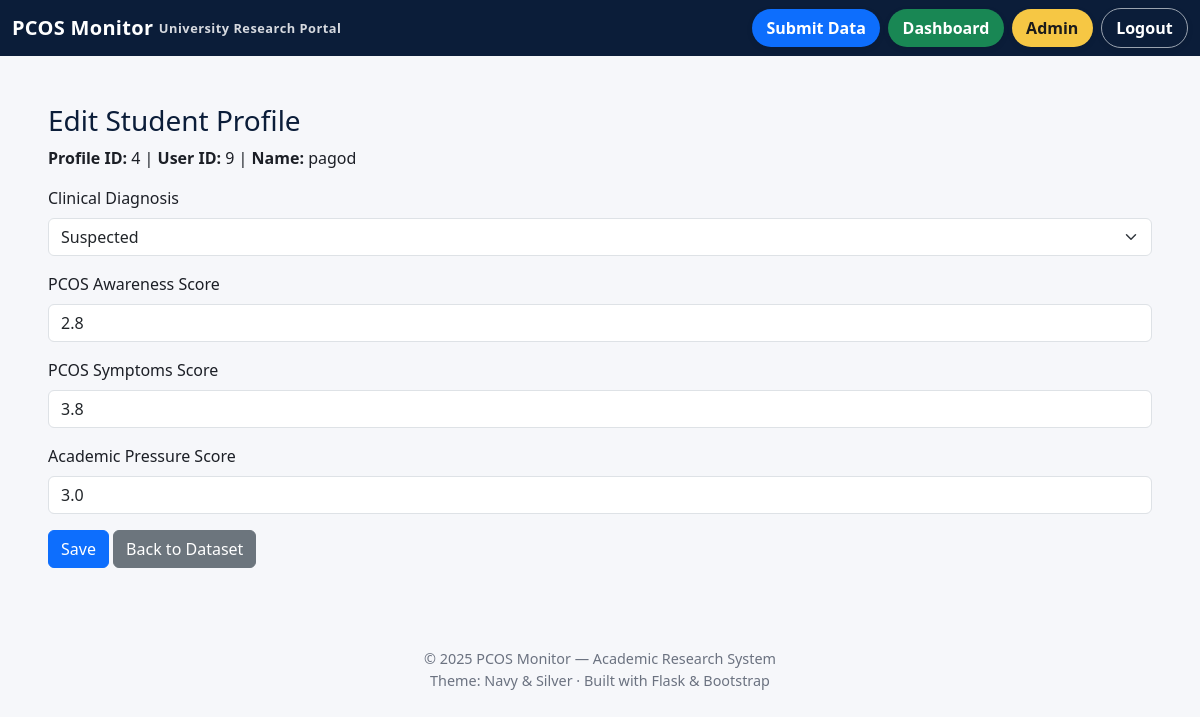
Screenshot of /admin/profile/4/edit (signed in) with the database file from the repository.
### app/models.py (models this page shows)
class StudentProfile(db.Model):
    __tablename__ = "student_profiles"
    id = db.Column(db.Integer, primary_key=True)
    user_id = db.Column(db.Integer, db.ForeignKey("users.id"), nullable=False)
    name = db.Column(db.String(120))
    age = db.Column(db.Integer)
    degree_program = db.Column(db.String(120))
    consent = db.Column(db.Boolean, default=False)
    user = db.relationship("User", back_populates="profile")
    academic_records = db.relationship("AcademicRecord", back_populates="profile", cascade="all, delete-orphan")
    survey_responses = db.relationship("SurveyResponse", back_populates="profile", cascade="all, delete-orphan")
    clinical_diagnosis = db.Column(db.String(50))
    pcos_awareness_score = db.Column(db.Float)
    pcos_symptoms_score = db.Column(db.Float)
    academic_pressure_score = db.Column(db.Float)
    awareness_1 = db.Column(db.Integer)
    awareness_2 = db.Column(db.Integer)
    awareness_3 = db.Column(db.Integer)
    awareness_4 = db.Column(db.Integer)
    awareness_5 = db.Column(db.Integer)
    academic_1 = db.Column(db.Integer)
    academic_2 = db.Column(db.Integer)
    academic_3 = db.Column(db.Integer)
    symptoms_1 = db.Column(db.Integer)
    symptoms_2 = db.Column(db.Integer)
    symptoms_3 = db.Column(db.Integer)
    symptoms_4 = db.Column(db.Integer)
    symptoms_5 = db.Column(db.Integer)

### app/admin.py (the view)
@admin_bp.route("/profile/<int:profile_id>/edit", methods=["GET"])
@login_required
def edit_profile(profile_id):
    if not current_user.is_admin:
        return "Access denied", 403
    from .models import StudentProfile
    profile = StudentProfile.query.get_or_404(profile_id)
    return render_template("admin_edit_profile.html", profile=profile)

### app/main.py (called while the page is built)
def require_baseline():
    if request.endpoint in ["main.index", "main.profile_setup"]:
        return
    if current_user.is_authenticated:
        profile = current_user.profile
        if profile and profile.awareness_1 is None:
            return redirect(url_for("main.profile_setup"))

@main_bp.before_app_request
def before_request_func():
    return require_baseline()

### app/models.py (called while the page is built)
@login_manager.user_loader
def load_user(user_id):
    return User.query.get(int(user_id))

### app/templates/admin_edit_profile.html (shortened to what this page needs)
{% extends "base.html" %}
{% block content %}
<h3>Edit Student Profile</h3>
<p><strong>Profile ID:</strong> {{ profile.id }} | <strong>User ID:</strong> {{ profile.user_id }} | <strong>Name:</strong> {{ profile.name or "—" }}</p>
<form method="POST" action="{{ url_for('admin.update_profile', profile_id=profile.id) }}" class="mt-3">
  <div class="mb-3">
    <label class="form-label">Clinical Diagnosis</label>
    <select name="clinical_diagnosis" class="form-select">
      <option value="Suspected" {{ "Suspected" == (profile.clinical_diagnosis or "") and "selected" or "" }}>Suspected</option>
    </select>
  </div>
  <div class="mb-3">
    <label class="form-label">PCOS Awareness Score</label>
    <input type="number" step="0.01" name="pcos_awareness_score" class="form-control"
           value="{{ profile.pcos_awareness_score if profile.pcos_awareness_score is not none }}">
  </div>
  <div class="mb-3">
    <label class="form-label">PCOS Symptoms Score</label>
    <input type="number" step="0.01" name="pcos_symptoms_score" class="form-control"
           value="{{ profile.pcos_symptoms_score if profile.pcos_symptoms_score is not none }}">
  </div>
  <div class="mb-3">
    <label class="form-label">Academic Pressure Score</label>
    <input type="number" step="0.01" name="academic_pressure_score" class="form-control"
           value="{{ profile.academic_pressure_score if profile.academic_pressure_score is not none }}">
  </div>
  <button class="btn btn-primary">Save</button>
  <a class="btn btn-secondary" href="{{ url_for('admin.view_data') }}">Back to Dataset</a>
</form>
{% endblock %}

### app/templates/base.html (style rules this page uses)
:root { --navy: #0B1D39; --navy-600: #11294F; --silver: #D6D9DF; --light-bg: #F6F7FA; --text: #1C1F26; --muted: #6B7280; --pill-blue: #0d6efd; --pill-green: #198754; --pill-yellow: #f6c744; }
body { background: var(--light-bg); color: var(--text); }
h1,h2,h3 { color: var(--navy); }

### rows the page displays
StudentProfile: id "4", user_id "9", name "pagod", pcos_awareness_score "2.8", pcos_symptoms_score "3.8", academic_pressure_score "3.0"

### other values shown
{{ 2025 }} "2025"
